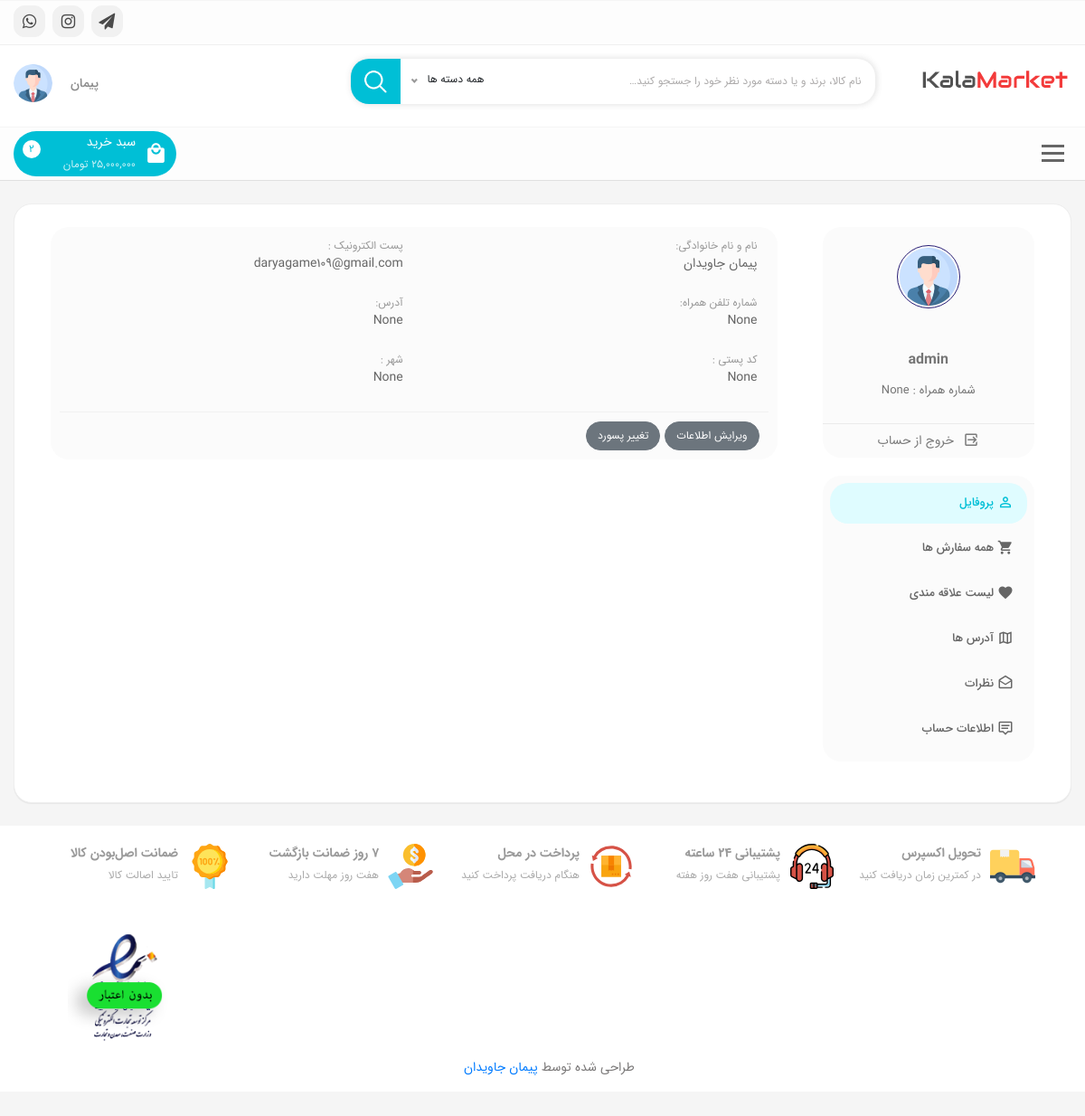
Before: /accounts/profile/ (signed in) with the older database file.
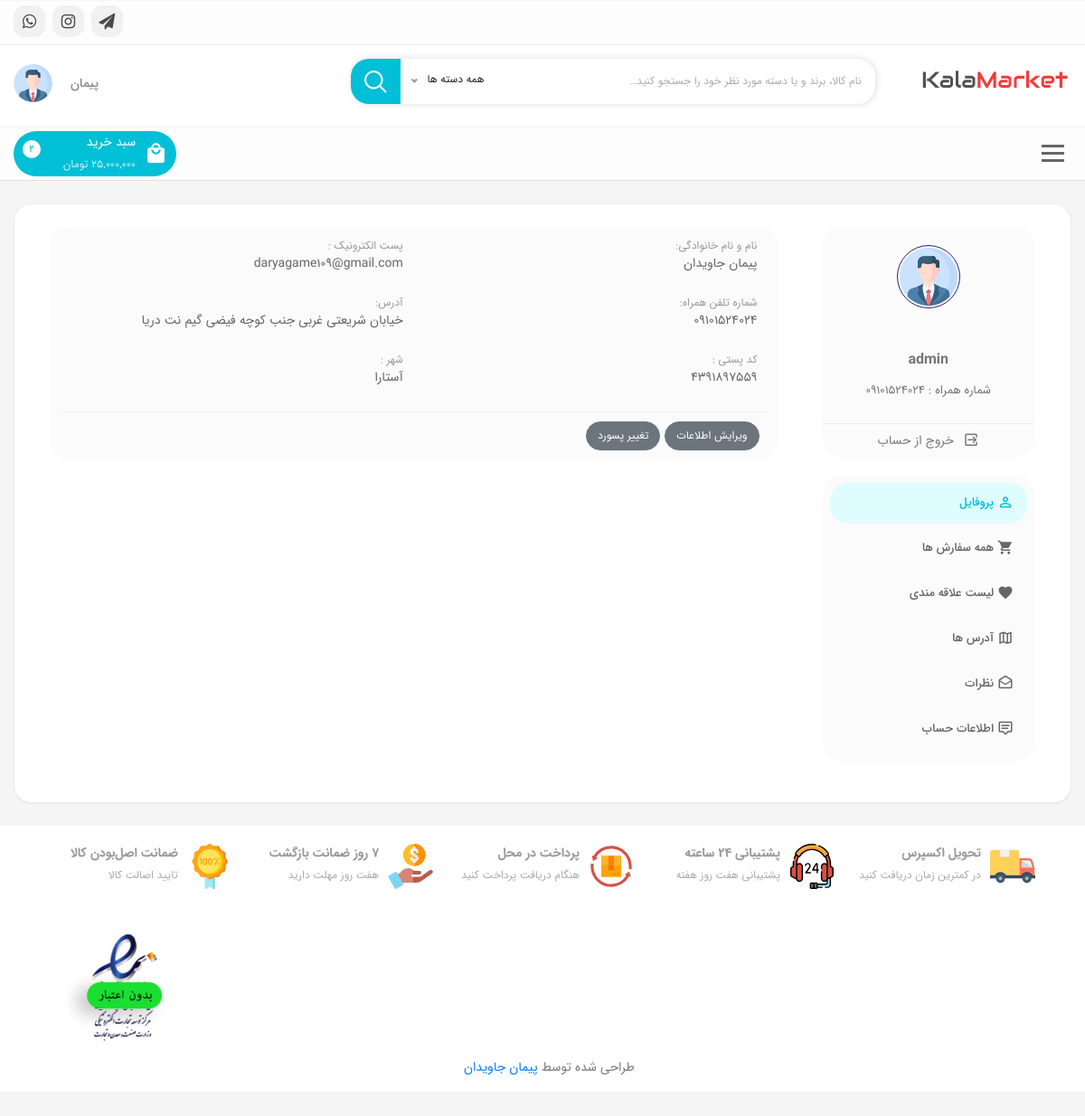
After: the same page with the newer database file.
### accounts/models.py (models this page shows, shortened)
class Profile(models.Model):
    user = models.OneToOneField(User, on_delete=models.CASCADE)
    phone = PhoneField(blank=True, null=True, max_length=11)
    address = models.CharField(blank=True, null=True, max_length=300)
    postal_code = models.CharField(blank=True, null=True, max_length=10)
    city = models.CharField(blank=True, null=True, max_length=30)

### accounts/views.py (the view)
# urls.py: path('profile/', views.user_profile, name='profile'),
def user_profile(request):
    profile = Profile.objects.get(user_id=request.user.id)
    setting = Setting.objects.get(pk=1)
    context = {'setting': setting, 'profile':profile}
    return render(request, 'profile.html', context)

### accounts/templates/profile.html (shortened to what the changed rows need)
{% extends 'base.html' %}
{% load static %}
{% block body %}
    <div class="container-main">
        <div class="d-block">
            <section class="profile-home">
                <div class="col-lg">
                    <div class="post-item-profile order-1 d-block">
                        <div class="col-lg-3 col-md-3 col-xs-12 pr">
                            <div class="sidebar-profile sidebar-navigation">
                                <section class="profile-box">
                                    <footer class="profile-box-content-footer">
                                        <span class="profile-box-nameuser">{{ profile.user.username }}</span><br>
                                        <span class="profile-box-phone"> شماره همراه :   {{ profile.phone }} </span>
                                        <div class="profile-box-tabs">
                                            <a href="{% url 'accounts:logout' %}" class="profile-box-tab-sign-out">خروج از حساب</a>
                                        </div>
                                    </footer>
                                </section>
                            </div>
                        </div>
                        <div class="col-lg-9 col-md-9 col-xs-12 pl">
                            <div class="profile-content">
                                <div class="profile-stats">
                                    <table class="table table-profile">
                                        <tbody>
                                        <tr>
                                            <td class="w-50">
                                                <div class="title">نام و نام خانوادگی:</div>
                                                <div class="value">{{ profile.user.first_name }} {{ profile.user.last_name }}</div>
                                            </td>
                                            <td>
                                                <div class="title">پست الکترونیک :</div>
                                                <div class="value">{{ profile.user.email }}</div>
                                            </td>
                                        </tr>
                                        <tr>
                                            <td>
                                                <div class="title">شماره تلفن همراه:</div>
                                                <div class="value">{{ profile.phone }}</div>
                                            </td>
                                            <td>
                                                <div class="title">آدرس:</div>
                                                <div class="value">{{ profile.address }}</div>
                                            </td>
                                        </tr>
                                        <tr>
                                            <td>
                                                <div class="title"> کد پستی :</div>
                                                <div class="value">{{ profile.postal_code }}</div>
                                            </td>
                                            <td>
                                                <div class="title"> شهر :</div>
                                                <div class="value">{{ profile.city }}</div>
                                            </td>
                                        </tr>
                                        </tbody>
                                    </table>
                                </div>
                            </div>
                        </div>
                    </div>
                </div>
            </section>
        </div>
    </div>
{% endblock %}

Changed rows visible on the page:
changed Profile "admin": phone "None" → "09101524024"; address "None" → "خیابان شریعتی غربی جنب کوچه فیضی گیم نت دریا"; postal_code "None" → "4391897559"; city "None" → "آستارا"
